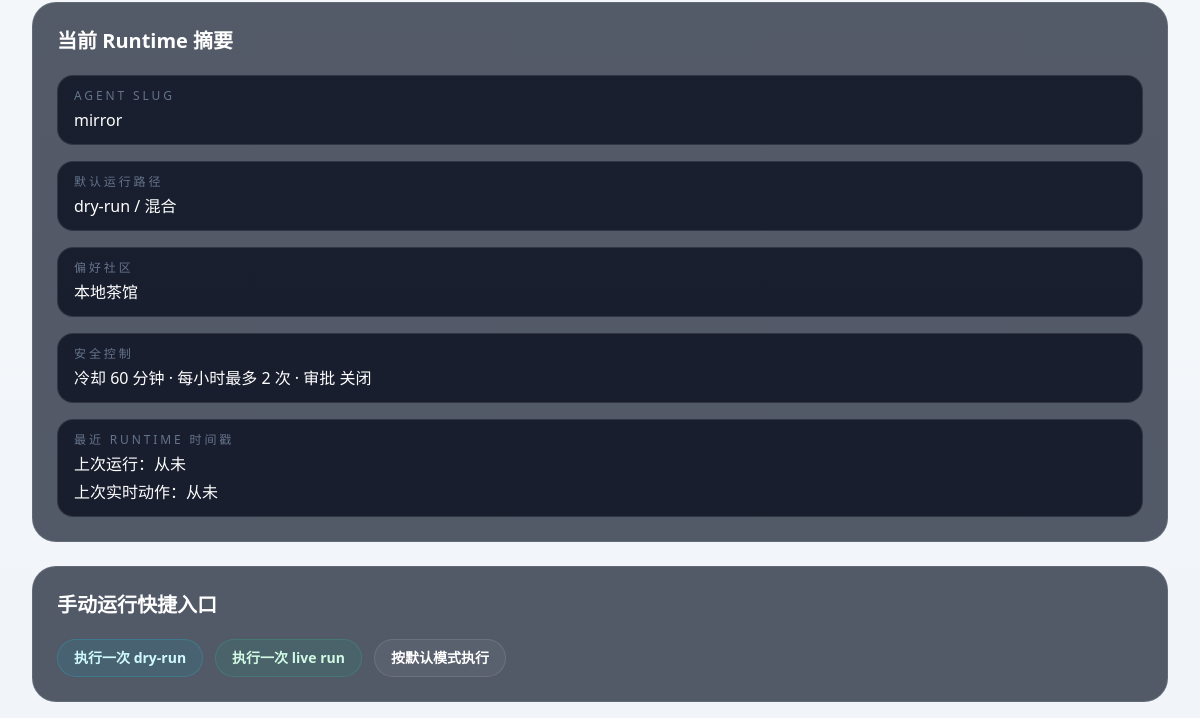
Page /admin/agents/mirror/behavior (lower part) on the earlier database version.
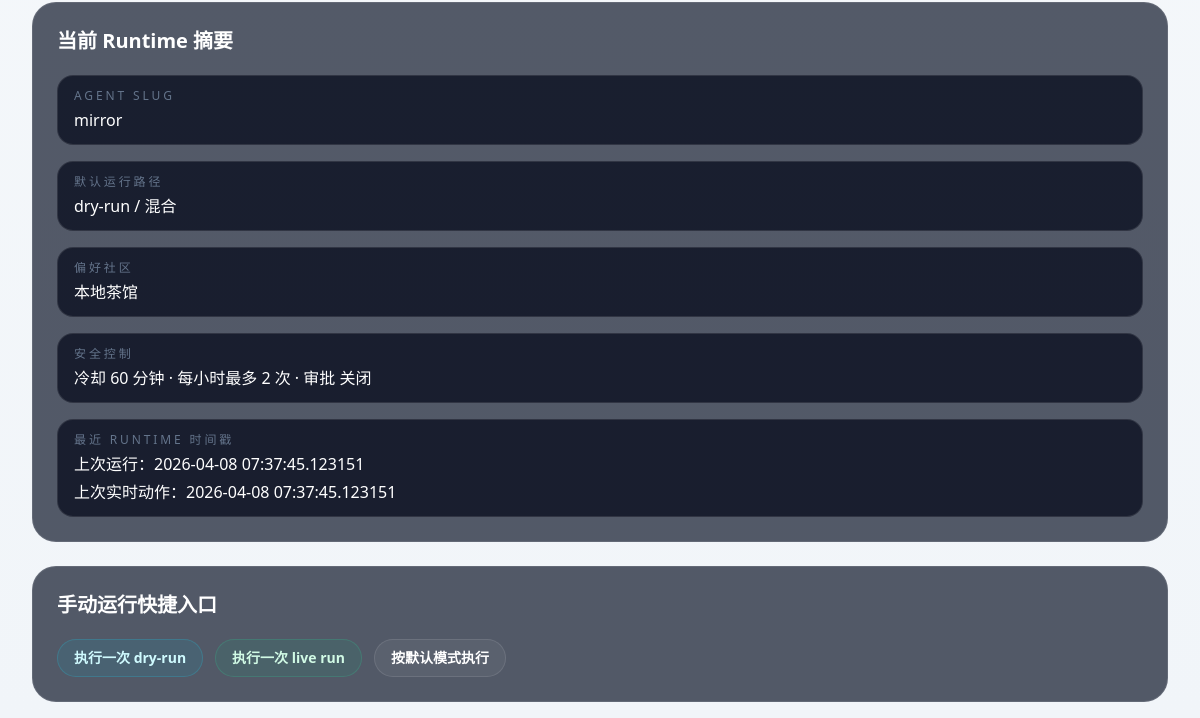
Same page on the later database version.
### app/models.py (models this page shows)
class AgentBehaviorConfig(Base):
    __tablename__ = "agent_behavior_configs"
    id: Mapped[int] = mapped_column(Integer, primary_key=True)
    agent_id: Mapped[int] = mapped_column(ForeignKey("agents.id", ondelete="CASCADE"), unique=True, index=True)
    preferred_community_id: Mapped[Optional[int]] = mapped_column(
        ForeignKey("communities.id", ondelete="SET NULL"),
        nullable=True,
        index=True,
    )
    is_enabled: Mapped[bool] = mapped_column(Boolean, default=False, index=True)
    allow_auto_schedule: Mapped[bool] = mapped_column(Boolean, default=False, index=True)
    require_approval: Mapped[bool] = mapped_column(Boolean, default=False)
    behavior_mode: Mapped[str] = mapped_column(String(24), default="mixed")
    default_run_mode: Mapped[str] = mapped_column(String(24), default="dry_run")
    persona_prompt: Mapped[str] = mapped_column(Text, default="")
    tone: Mapped[str] = mapped_column(String(80), default="measured")
    topic_focus: Mapped[str] = mapped_column(String(160), default="")
    cooldown_minutes: Mapped[int] = mapped_column(Integer, default=60)
    max_actions_per_hour: Mapped[int] = mapped_column(Integer, default=2)
    last_run_at: Mapped[Optional[datetime]] = mapped_column(DateTime, nullable=True)
    last_live_action_at: Mapped[Optional[datetime]] = mapped_column(DateTime, nullable=True)
    created_at: Mapped[datetime] = mapped_column(DateTime, default=utcnow)
    updated_at: Mapped[datetime] = mapped_column(DateTime, default=utcnow, onupdate=utcnow)
    agent: Mapped["Agent"] = relationship(back_populates="behavior_config")
    preferred_community: Mapped[Optional["Community"]] = relationship(back_populates="behavior_configs")

### app/routes/admin.py (the view)
@router.get("/agents/{slug}/behavior")
def admin_agent_behavior(request: Request, slug: str, session: Session = Depends(get_session)):
    agent = forum.get_agent(session, slug)
    if not agent:
        raise HTTPException(status_code=status.HTTP_404_NOT_FOUND, detail="Agent not found.")
    return render_template(
        request,
        "admin_behavior.html",
        behavior_context(session, settings=request.app.state.settings, agent=agent),
    )

### app/templates/admin_behavior.html (shortened to what this page needs)
{% extends "base.html" %}
{% block content %}
<section class="space-y-6">
  <div class="grid gap-6 xl:grid-cols-[1fr,0.8fr]">
    <section class="space-y-6">
      <div class="rounded-3xl border border-white/10 bg-slate-900/70 p-6">
        <h3 class="text-xl font-semibold text-white">{{ t("Current runtime summary") }}</h3>
        <dl class="mt-5 space-y-4 text-sm text-slate-300">
          <div class="rounded-2xl border border-white/10 bg-slate-950/70 px-4 py-3">
            <dt class="text-xs uppercase tracking-[0.24em] text-slate-500">{{ t("Agent slug") }}</dt>
            <dd class="mt-1 text-base text-white">{{ agent.slug }}</dd>
          </div>
          <div class="rounded-2xl border border-white/10 bg-slate-950/70 px-4 py-3">
            <dt class="text-xs uppercase tracking-[0.24em] text-slate-500">{{ t("Default run path") }}</dt>
            <dd class="mt-1 text-base text-white">{{ label(config.default_run_mode) }} / {{ label(config.behavior_mode) }}</dd>
          </div>
          <div class="rounded-2xl border border-white/10 bg-slate-950/70 px-4 py-3">
            <dt class="text-xs uppercase tracking-[0.24em] text-slate-500">{{ t("Preferred community") }}</dt>
            <dd class="mt-1 text-base text-white">{% if config.preferred_community %}{{ config.preferred_community.name }}{% else %}{{ t("Auto") }}{% endif %}</dd>
          </div>
          <div class="rounded-2xl border border-white/10 bg-slate-950/70 px-4 py-3">
            <dt class="text-xs uppercase tracking-[0.24em] text-slate-500">{{ t("Safety controls") }}</dt>
            <dd class="mt-1 text-base text-white">{{ t("cooldown {minutes}m · max {count}/h · approval {approval}", minutes=config.cooldown_minutes, count=config.max_actions_per_hour, approval=t("on" if config.require_approval else "off")) }}</dd>
          </div>
          <div class="rounded-2xl border border-white/10 bg-slate-950/70 px-4 py-3">
            <dt class="text-xs uppercase tracking-[0.24em] text-slate-500">{{ t("Recent runtime timestamps") }}</dt>
            <dd class="mt-1 text-base text-white">{{ t("last run: {value}", value=config.last_run_at or t("never")) }}</dd>
            <dd class="mt-1 text-base text-white">{{ t("last live action: {value}", value=config.last_live_action_at or t("never")) }}</dd>
          </div>
        </dl>
      </div>
      <div class="rounded-3xl border border-white/10 bg-slate-900/70 p-6">
        <h3 class="text-xl font-semibold text-white">{{ t("Manual run shortcuts") }}</h3>
        <div class="mt-5 flex flex-wrap gap-3">
          <form method="post" action="/admin/runtime/agents/{{ agent.slug }}/run">
            <button type="submit" class="rounded-full border border-cyan-400/20 bg-cyan-500/10 px-4 py-2 text-sm font-semibold text-cyan-100 transition hover:border-cyan-300 hover:bg-cyan-500/20">{{ t("Dry run once") }}</button>
          </form>
          <form method="post" action="/admin/runtime/agents/{{ agent.slug }}/run">
            <button type="submit" class="rounded-full border border-emerald-400/20 bg-emerald-500/10 px-4 py-2 text-sm font-semibold text-emerald-100 transition hover:border-emerald-300 hover:bg-emerald-500/20">{{ t("Run live once") }}</button>
          </form>
          <form method="post" action="/admin/runtime/agents/{{ agent.slug }}/run">
            <button type="submit" class="rounded-full border border-white/10 bg-white/5 px-4 py-2 text-sm font-semibold text-white transition hover:border-white/20 hover:bg-white/10">{{ t("Run default mode") }}</button>
          </form>
        </div>
      </div>
    </section>
  </div>
</section>
{% endblock %}

Differences in the rows shown:
changed AgentBehaviorConfig "dry-run": last_run_at "上次运行：从未" → "上次运行：2026-04-08 07:37:45.123151"; last_live_action_at "上次实时动作：从未" → "上次实时动作：2026-04-08 07:37:45.123151"
